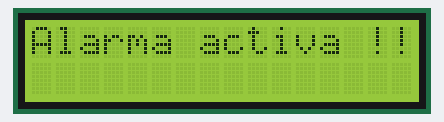
Bench run of a sketch on a simulated Arduino Uno, built with avr-gcc and run on an emulated ATmega328P. Shown: 16×2 character LCD.

Above: at 0.1 s.
At 0.6 s:
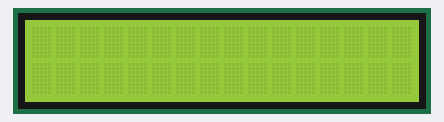

Measured:
- what the display in image 1 shows lasts 0.5 s, from 0.6 s to 1.1 s

The sketch:

lcdParpadeante.ino
```cpp
#include <LiquidCrystal.h>

LiquidCrystal lcd(7,6,5,4,3,2);

void setup(){
  lcd.begin(16,2);
}

void loop(){
  lcd.setCursor(0,0);
  lcd.print("Alarma activa !!!");
  lcd.display();
  delay(500);
  lcd.noDisplay();
  delay(500);
}
```
